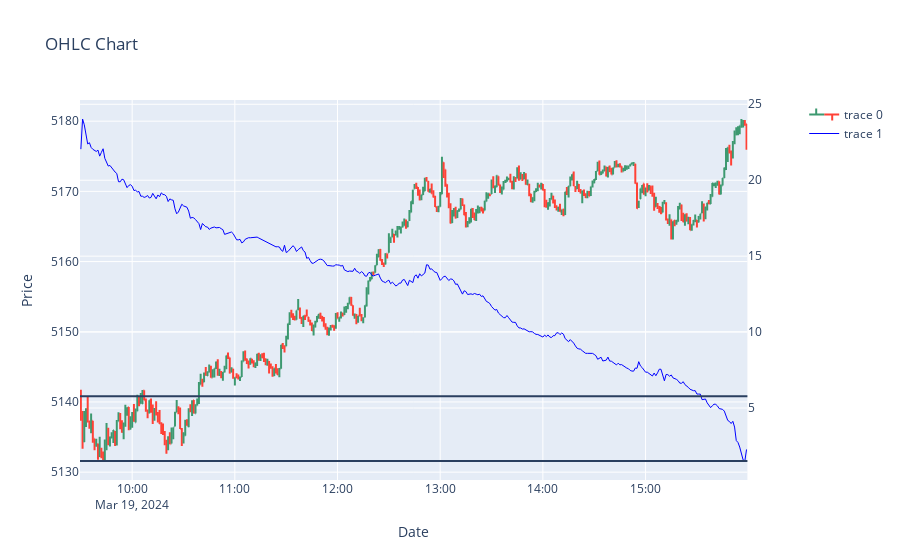

Notebook cell for this chart:
### Code cell
fig = go.Figure()
fig = make_subplots(specs=[[{"secondary_y": True}]])
fig.add_trace(go.Ohlc(x = ohlc_df.index , open = ohlc_df["Open"]
                               ,high = ohlc_df["High"] , low = ohlc_df['Low'],
                               close = ohlc_df["Close"]), secondary_y=False)

fig.add_hline(y = model_params.period_high)
fig.add_hline(y = model_params.period_low)
# call_line = df1.CE_5990_0_W_ltp.resample("2min").mean().reindex(ohlc_df.index,method = "ffill")
# put_line = df1.PE_6000_0_W_ltp.resample("2min").mean().reindex(ohlc_df.index,method = "ffill")
atm_straddle = df["straddle_px"].resample("1min").mean().reindex(ohlc_df.index,method= "ffill")
fig.add_trace(go.Scatter(x = ohlc_df.index,y = atm_straddle,mode="lines",line=dict(color="blue", width=1)), secondary_y=True)
# fig.add_trace(go.Scatter(x = ohlc_df.index,y = put_line,mode="lines",line=dict(color="green", width=1)), secondary_y=True)
fig.update_layout(
    title="OHLC Chart ",
    xaxis_title="Date",
    yaxis_title="Price",
    xaxis_rangeslider_visible=False # hides the range slider
)

fig.show()

### Figure 1 — Plotly figure (JSON) as saved in the notebook; plotly's stock layout.template omitted (floating-point values rounded to 4 significant figures; data arrays with more than 128 entries replaced by an {"elided": "..."} marker saying what was removed)
{"data": [{"close": {"elided": "390 float values"}, "high": {"elided": "390 float values"}, "low": {"elided": "390 float values"}, "open": {"elided": "390 float values"}, "type": "ohlc", "x": {"elided": "390 str values"}, "xaxis": "x", "yaxis": "y"}, {"line": {"color": "blue", "width": 1}, "mode": "lines", "type": "scatter", "x": {"elided": "390 str values"}, "xaxis": "x", "y": {"elided": "390 float values"}, "yaxis": "y2"}], "layout": {"shapes": [{"type": "line", "x0": 0, "x1": 1, "xref": "x domain", "y0": 5141.0, "y1": 5141.0, "yref": "y"}, {"type": "line", "x0": 0, "x1": 1, "xref": "x domain", "y0": 5132.0, "y1": 5132.0, "yref": "y"}], "title": {"text": "OHLC Chart "}, "xaxis": {"anchor": "y", "domain": [0, 0.94], "rangeslider": {"visible": false}, "title": {"text": "Date"}}, "yaxis": {"anchor": "x", "domain": [0, 1], "title": {"text": "Price"}}, "yaxis2": {"anchor": "x", "overlaying": "y", "side": "right"}}}
